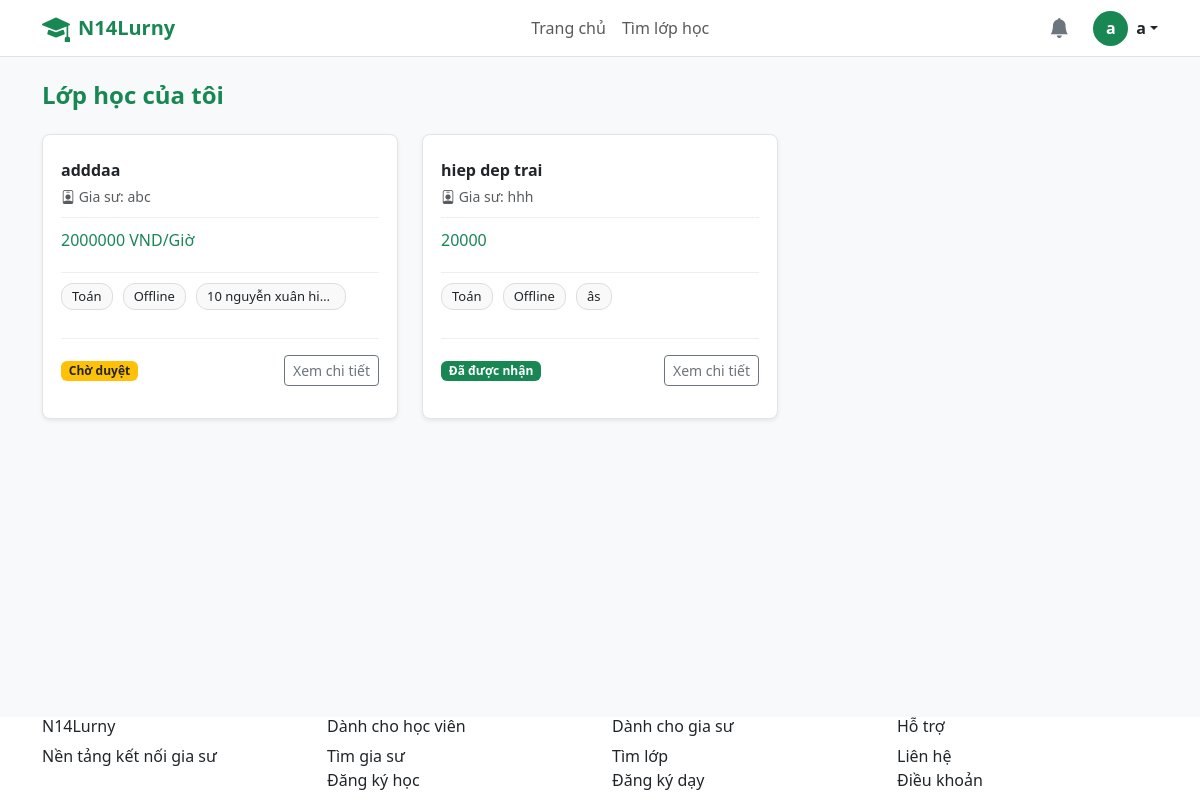
The page /N14Lurny/student/dashboard.php (signed in) on the database as committed earlier.
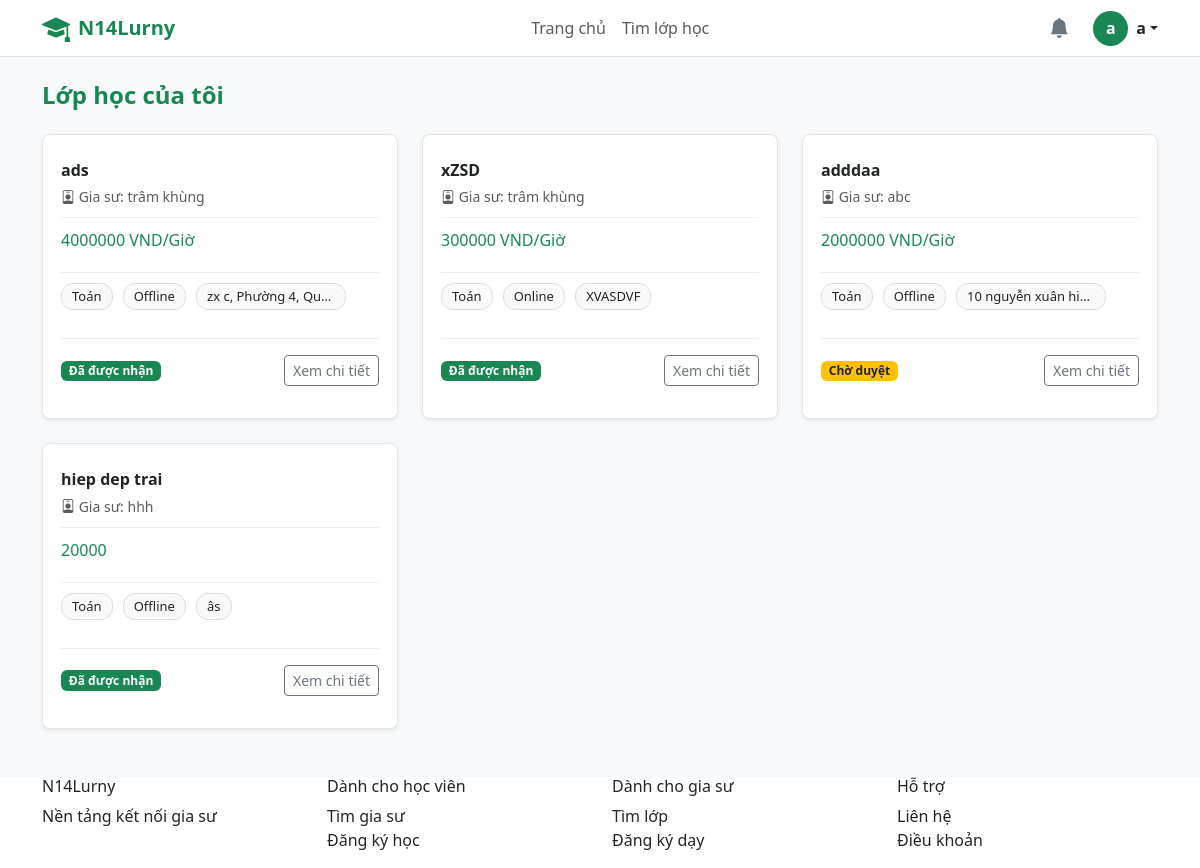
The same page on the database as committed later.
### tables this page shows
CREATE TABLE `class_registrations` (
  `id` int(11) NOT NULL,
  `class_id` int(11) NOT NULL,
  `student_id` int(11) NOT NULL,
  `status` enum('pending','accepted','rejected') DEFAULT 'pending',
  `message` text DEFAULT NULL,
  `tutor_note` text DEFAULT NULL,
  `created_at` timestamp NOT NULL DEFAULT current_timestamp()
);

CREATE TABLE `classes` (
  `id` int(11) NOT NULL,
  `tutor_id` int(11) NOT NULL,
  `title` varchar(255) NOT NULL,
  `subject` varchar(100) NOT NULL,
  `grade` varchar(50) NOT NULL,
  `price` varchar(255) DEFAULT NULL,
  `description` text DEFAULT NULL,
  `method` varchar(50) NOT NULL DEFAULT 'Offline' COMMENT 'Online hoặc Offline',
  `location` varchar(100) NOT NULL DEFAULT 'TP. Hồ Chí Minh' COMMENT 'Quận/Huyện tại TP.HCM',
  `status` enum('pending','active','hidden','closed','rejected') DEFAULT 'pending',
  `max_students` int(11) NOT NULL DEFAULT 1,
  `start_date` date DEFAULT NULL,
  `end_date` date DEFAULT NULL,
  `created_at` timestamp NOT NULL DEFAULT current_timestamp()
);

CREATE TABLE `users` (
  `id` int(11) NOT NULL,
  `full_name` varchar(100) NOT NULL,
  `email` varchar(100) NOT NULL,
  `password` varchar(255) NOT NULL,
  `role` enum('admin','tutor','student') NOT NULL DEFAULT 'student',
  `avatar` varchar(255) DEFAULT NULL,
  `dob` date DEFAULT NULL,
  `gender` enum('Nam','Nữ','Khác') DEFAULT 'Nam',
  `phone` varchar(20) DEFAULT NULL,
  `bio` text DEFAULT NULL COMMENT 'Giới thiệu bản thân',
  `major` varchar(100) DEFAULT NULL COMMENT 'Chuyên ngành',
  `degree` varchar(100) DEFAULT NULL COMMENT 'Bằng cấp/Trình độ',
  `experience` varchar(100) DEFAULT NULL COMMENT 'Kinh nghiệm',
  `address` varchar(255) DEFAULT NULL COMMENT 'Địa chỉ/Khu vực',
  `school` varchar(255) DEFAULT NULL,
  `grade` varchar(50) DEFAULT NULL,
  `created_at` timestamp NOT NULL DEFAULT current_timestamp()
);

### N14Lurny/student/dashboard.php (the view, shortened to what this page needs)
<?php
include '../includes/header.php';
require_once '../config/db.php';
$student_id = $_SESSION['user_id'];
$sql = "SELECT r.*, c.title, c.subject, c.price, c.method, c.location, u.full_name as tutor_name
        FROM class_registrations r
        JOIN classes c ON r.class_id = c.id
        JOIN users u ON c.tutor_id = u.id
        WHERE r.student_id = ?
        ORDER BY r.created_at DESC";
$stmt = $conn->prepare($sql);
$stmt->bind_param("i", $student_id);
$stmt->execute();
$result = $stmt->get_result();
?>
<!DOCTYPE html>
<html lang="vi">
<head>
    <link href="https://cdn.jsdelivr.net/npm/bootstrap@5.3.0/dist/css/bootstrap.min.css" rel="stylesheet">
    <link rel="stylesheet" href="../assets/css/student.css">
    <link rel="stylesheet" href="https://cdn.jsdelivr.net/npm/bootstrap-icons@1.11.1/font/bootstrap-icons.css">
</head>
<body>
<section class="tutor-dashboard">
  <div class="container py-4">
    <h4 class="dashboard-title mb-4">Lớp học của tôi</h4>
    <?php if ($result->num_rows > 0): ?>
        <div class="row">
        <?php while($row = $result->fetch_assoc()): ?>
            <div class="col-md-6 col-lg-4 mb-4">
                <div class="class-card h-100 shadow-sm">
                    <div class="card-section">
                        <h6 class="class-title text-truncate" title="<?= htmlspecialchars($row['title']) ?>">
                            <a href="../class-detail.php?id=<?= $row['class_id'] ?>" class="text-decoration-none text-dark">
                                <?= htmlspecialchars($row['title']) ?>
                            </a>
                        </h6>
                        <div class="text-muted small">
                            <i class="bi bi-person-badge"></i> Gia sư: <?= htmlspecialchars($row['tutor_name']) ?>
                        </div>
                    </div>
                    <div class="card-section">
                        <div class="class-price">
                            <?= htmlspecialchars($row['price']) ?>
                        </div>
                    </div>
                    <div class="card-section">
                        <div class="class-tags">
                            <span><?= htmlspecialchars($row['subject']) ?></span>
                            <span><?= htmlspecialchars($row['method']) ?></span>
                            <span class="text-truncate" style="max-width: 150px; vertical-align: bottom;">
                                <?= htmlspecialchars($row['location']) ?>
                            </span>
                        </div>
                    </div>
                    <div class="card-section card-section-last d-flex justify-content-between align-items-center pt-3">
                        <?php if($row['status'] == 'pending'): ?>
                            <span class="badge bg-warning text-dark">Chờ duyệt</span>
                        <?php elseif($row['status'] == 'accepted'): ?>
                            <span class="badge bg-success">Đã được nhận</span>
                        <?php else: ?>
                            <span class="badge bg-danger">Bị từ chối</span>
                        <?php endif; ?>
                        <a href="../class-detail.php?id=<?= $row['class_id'] ?>" class="btn btn-outline-secondary btn-sm">
                           Xem chi tiết
                        </a>
                    </div>
                </div>
            </div>
        <?php endwhile; ?>
        </div>
    <?php endif; ?>
  </div>
</section>
<?php include '../includes/footer.php'; ?>
</body>
</html>

### N14Lurny/includes/header.php (shortened to what this page needs)
<?php
$base_url = '/N14Lurny';
?>
<nav class="navbar navbar-expand-lg bg-white border-bottom py-2 fixed-top-nav">
  <div class="container">
    <a class="navbar-brand fw-bold text-success d-flex align-items-center" href="<?= $base_url ?>/index.php">
        <i class="bi bi-mortarboard-fill me-2 fs-3"></i> N14Lurny
    </a>
    <div class="collapse navbar-collapse" id="navbarContent">
      <ul class="navbar-nav mx-auto mb-2 mb-lg-0">
        <li class="nav-item">
            <a class="nav-link" href="<?= $base_url ?>/index.php">Trang chủ</a>
        </li>
        <li class="nav-item">
            <a class="nav-link" href="<?= $base_url ?>/find-class.php">Tìm lớp học</a>
        </li>
      </ul>
      <div class="d-flex align-items-center">
        <?php if (isset($_SESSION['user_id'])): ?>
            <?php
                $fullname = isset($_SESSION['fullname']) ? $_SESSION['fullname'] : 'Học viên';
                $firstLetter = mb_substr($fullname, 0, 1, 'UTF-8');
            ?>
            <a href="#" class="text-secondary me-4 position-relative">
                <i class="bi bi-bell-fill fs-5"></i>
            </a>
            <div class="dropdown">
                <a href="#" class="d-flex align-items-center text-decoration-none dropdown-toggle text-dark" id="studentDropdown" data-bs-toggle="dropdown" aria-expanded="false">
                    <div class="rounded-circle bg-success text-white d-flex align-items-center justify-content-center me-2 fw-bold" style="width: 35px; height: 35px;">
                        <?php echo $firstLetter; ?>
                    </div>
                    <span class="fw-bold d-none d-sm-block"><?php echo htmlspecialchars($fullname); ?></span>
                </a>
            </div>
        <?php else: ?>
            <a href="<?= $base_url ?>/auth/login_register.php" class="btn btn-outline-success me-2 fw-semibold">Đăng nhập</a>
            <a href="<?= $base_url ?>/auth/login_register.php" class="btn btn-success fw-semibold">Đăng ký</a>
        <?php endif; ?>
      </div>
    </div>
  </div>
</nav>

### N14Lurny/includes/footer.php
<footer class="footer">
  <div class="container">
    <div class="row">
      <div class="col-md-3">
        <h6>N14Lurny</h6>
        <p>Nền tảng kết nối gia sư</p>
      </div>
      <div class="col-md-3">
        <h6>Dành cho học viên</h6>
        <p>Tìm gia sư<br>Đăng ký học</p>
      </div>
      <div class="col-md-3">
        <h6>Dành cho gia sư</h6>
        <p>Tìm lớp<br>Đăng ký dạy</p>
      </div>
      <div class="col-md-3">
        <h6>Hỗ trợ</h6>
        <p>Liên hệ<br>Điều khoản</p>
      </div>
    </div>
  </div>
</footer>
</body>
</html>

### N14Lurny/assets/css/student.css (style rules this page uses)
.tutor-dashboard { min-height: calc(100vh - 140px); background: #f8f9fa; }
.dashboard-title { font-weight: 600; color: #198754; }
.class-card { background: #fff; border: 1px solid #e4e4e4; border-radius: 8px; padding: 16px 18px; margin-bottom: 16px; }
.class-title { font-weight: 600; margin-bottom: 6px; }
.class-price { color: #198754; font-weight: 500; margin-bottom: 10px; }
.class-tags { margin-bottom: 14px; }
.class-tags span { display: inline-block; border: 1px solid #ddd; border-radius: 12px; padding: 3px 10px; font-size: 13px; margin-right: 6px; margin-bottom: 4px; background: #f9f9f9; }
.card-section { padding: 10px 0; border-bottom: 1px solid #eee; }
.card-section-last { border-bottom: none; padding-bottom: 0; }

Rows that differ between the two databases and show on the page:
added class_registrations: class.title "ads", users.full_name "trâm khùng", class.price "4000000 VND/Giờ", class.subject "Toán", class.method "Offline", class.location "zx c, Phường 4, Qu…", status "Đã được nhận"
added class_registrations: class.title "xZSD", users.full_name "trâm khùng", class.price "300000 VND/Giờ", class.subject "Toán", class.method "Online", class.location "XVASDVF", status "Đã được nhận"
